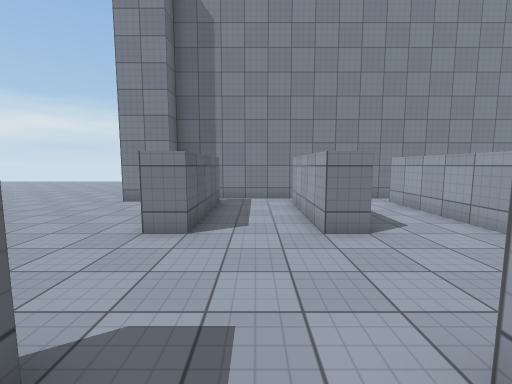
View 1 (above)

23 first-person views from a walk through a scene from a Unity 3-D project. The camera is 1.5 m above the floor, tilts 6° down and sees 90° across. The floor is counted in squares, 1 m on a side. Each view is taken from the middle of a square. On the plan, view 1 faces up. The plan holds only what a view shows up to about 13 squares ahead; the rest is blank. The place goes on beyond the plan. Surface patterns are stand-ins for the level's own textures.

View 2
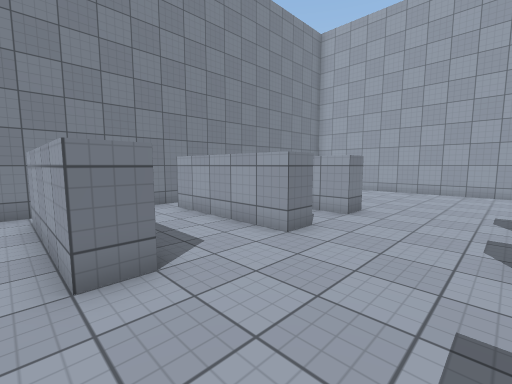

View 3
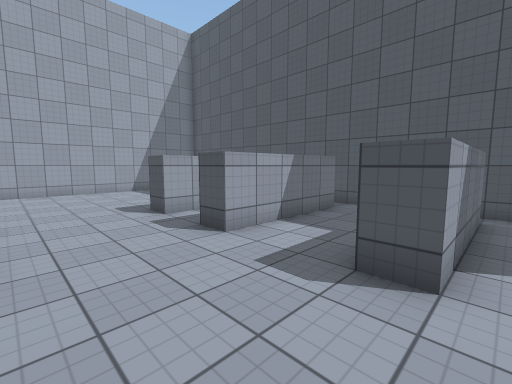

View 4
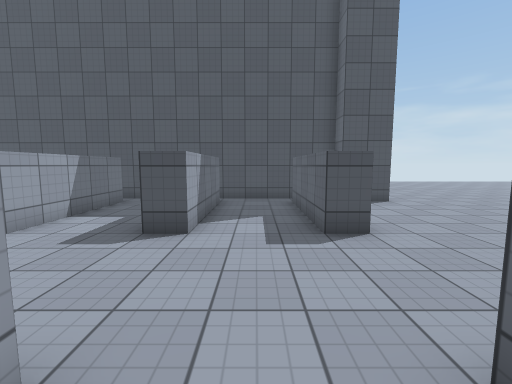

View 5
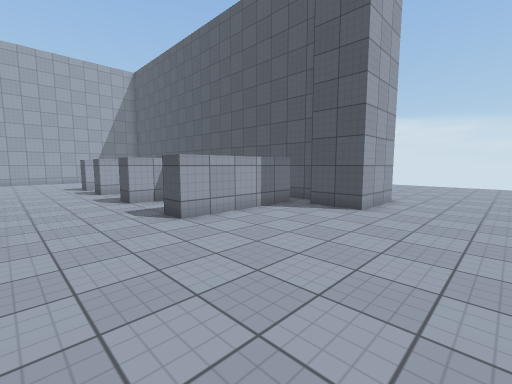

View 6
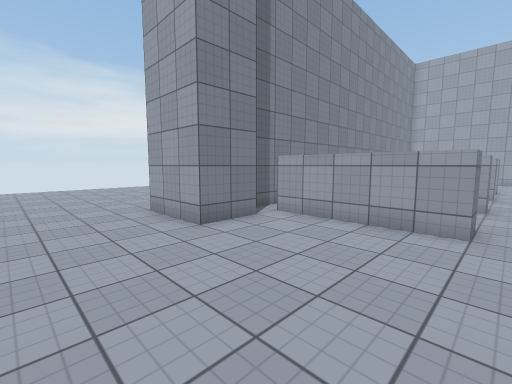

View 7
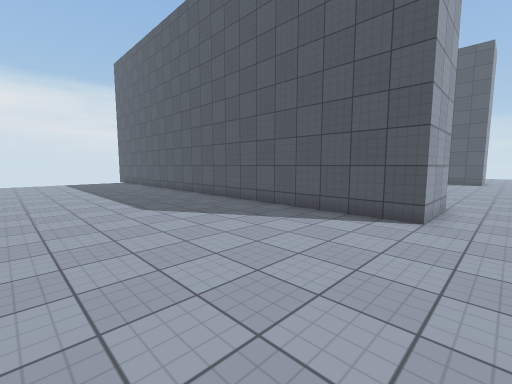

View 8
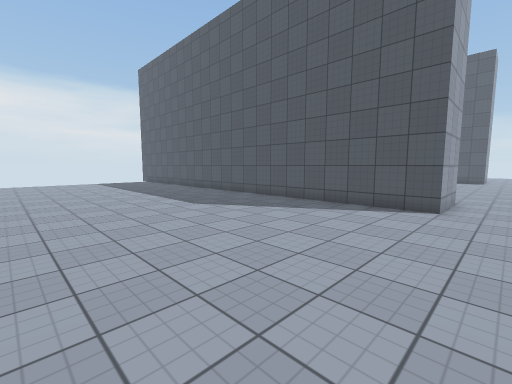

View 9
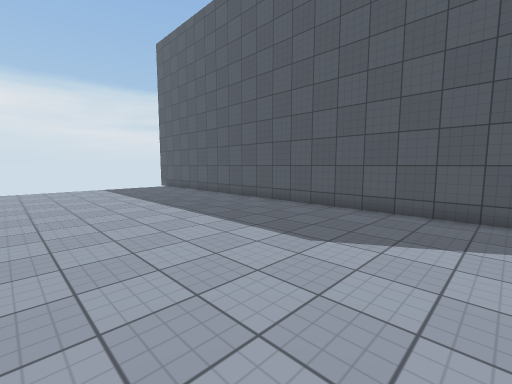

View 10
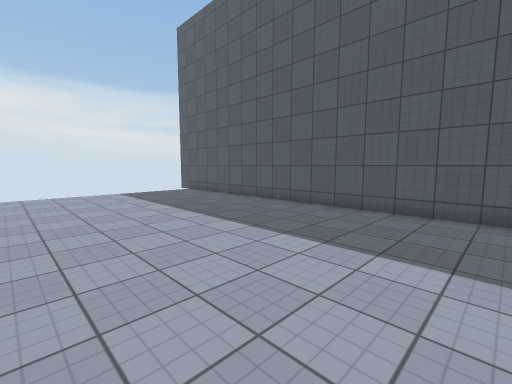

View 11
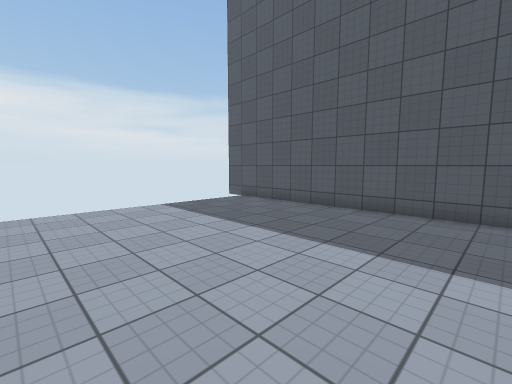

View 12
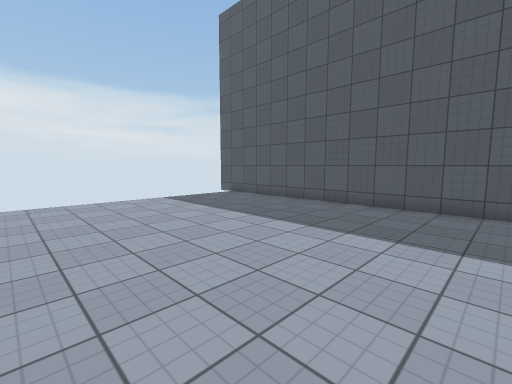

View 13
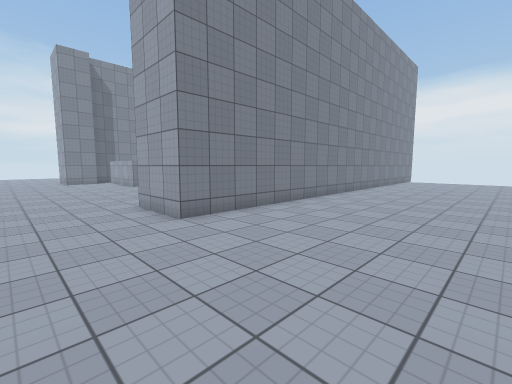

View 14
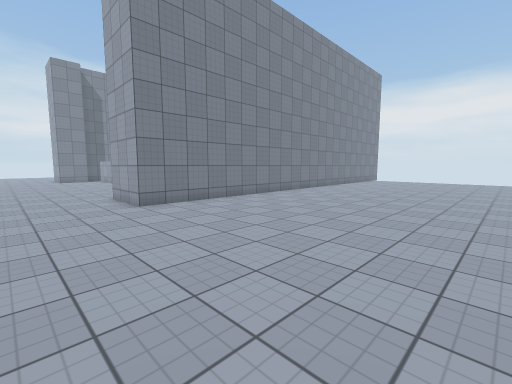

View 15
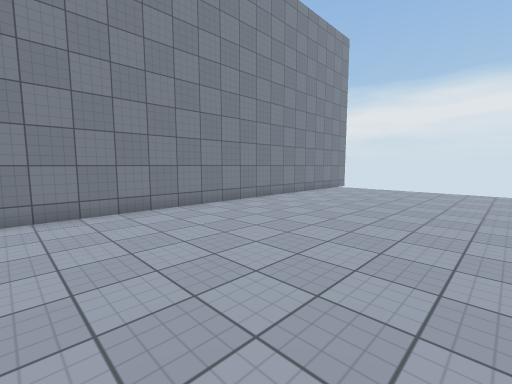

View 16
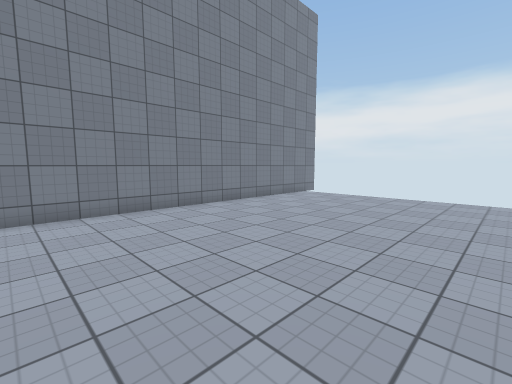

View 17
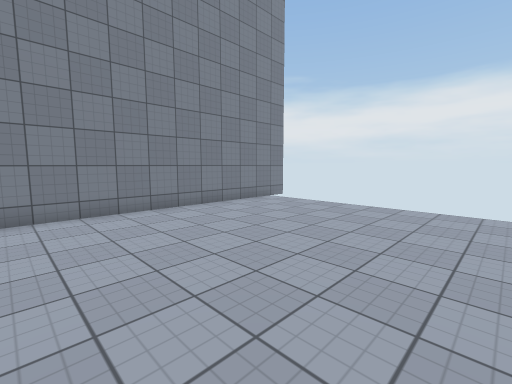

View 18
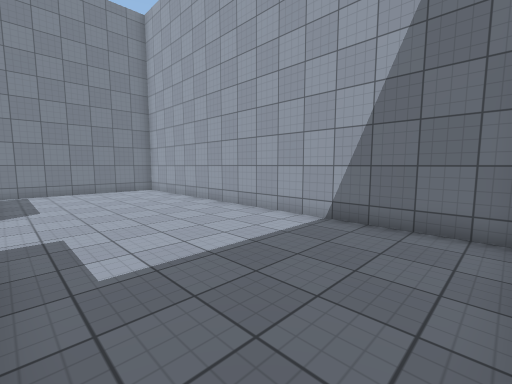

View 19
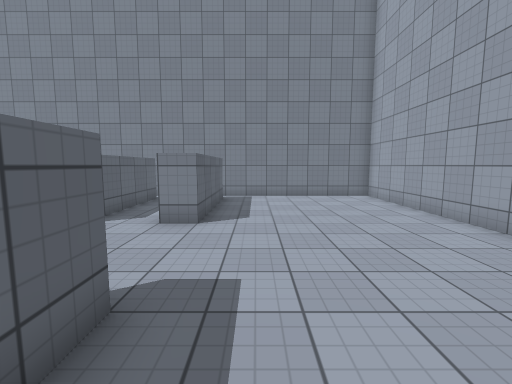

View 20
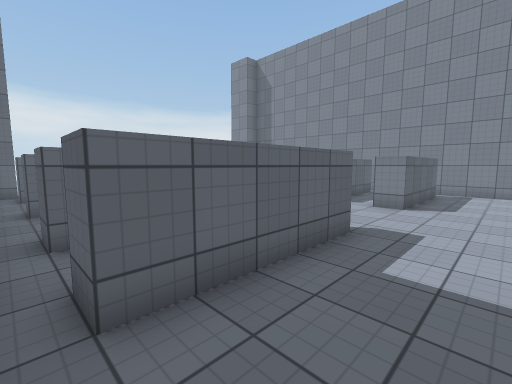

View 21
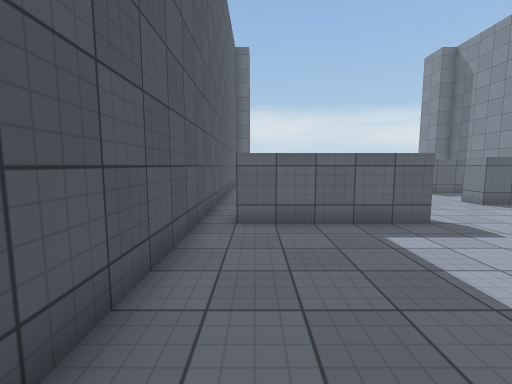

View 22
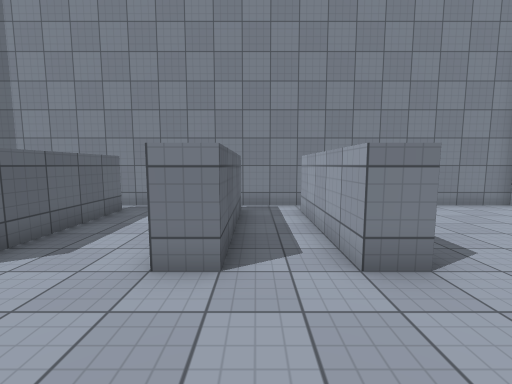

View 23
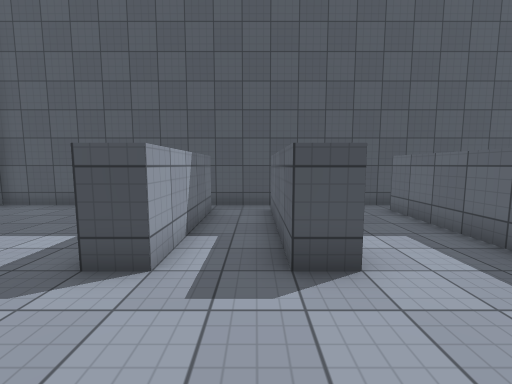

### Floor plan
Points are (right, up) in squares from view 1. A wall is a line through its corners. A room is listed if a view was taken in it or the views show most of it. See-through windows are left out.
Room 1 (views 1, 2, 3, 4, 5, 6, 7, 8, 9, 10, 11, 12, 13, 14, 15, 16, 17, 18, 19, 20, 21, 22, 23)
walls: (2.6, 5.5) (1.5, 5.5) (1.5, 10.5); (2.5, 0.6) (2.5, -3.5) (1.5, -3.5) (1.5, 1.5) (2.5, 1.5); (5.5, 1.5) (6.5, 1.5) (6.5, -3.5) (5.5, -3.5) (5.5, 1.5); (-1.5, 1.5) (-1.5, -3.5) (-2.5, -3.5) (-2.5, 1.5) (-1.5, 1.5); (8.5, 1.5) (9.5, 1.5) (9.5, -3.5) (8.5, -3.5) (8.5, 1.5); (2.5, 10.5) (2.5, 6.4); (6.5, 10.5) (6.5, 5.5) (5.5, 5.5) (5.5, 10.5); (3, 11.5) (-2.5, 11.5); (-1.5, 10.5) (-1.5, 5.5) (-2.5, 5.5) (-2.5, 10.5); (-3.5, 10.5) (-5.5, 10.5) (-5.5, 13.5) (17, 13.5); (9.5, 10.5) (9.5, 5.5) (8.5, 5.5) (8.5, 10.5); (-2.9, -4.5) (16.5, -4.5) (16.5, 11.5) (5, 11.5); (17, -6.5) (-5.5, -6.5) (-5.5, -3.5) (-3.5, -3.5) (-3.5, -4.1)

Where each view was taken, in squares from view 1:
view 1: 0 up, 0 right, facing up
view 2: 2 up, 1 right, facing up-right
view 3: 5 up, 1 right, facing down-right
view 4: 7 up, 0 right, facing down
view 5: 5 up, 9 left, facing down-right
view 6: 5 up, 9 left, facing up-right
view 7: 21 up, 7 left, facing down-right
view 8: 23 up, 7 left, facing down-right
view 9: 22 up, 1 left, facing down-right
view 10: 22 up, 2 right, facing down-right
view 11: 22 up, 7 right, facing down-right
view 12: 23 up, 5 right, facing down-right
view 13: 13 down, 9 left, facing up-right
view 14: 16 down, 9 left, facing up-right
view 15: 15 down, 0 right, facing up-right
view 16: 15 down, 4 right, facing up-right
view 17: 15 down, 7 right, facing up-right
view 18: 4 down, 10 right, facing up-right
view 19: 1 down, 11 right, facing up
view 20: 4 down, 12 right, facing up-left
view 21: 3 down, 16 right, facing left
view 22: 2 up, 7 right, facing up
view 23: 5 up, 7 right, facing down
